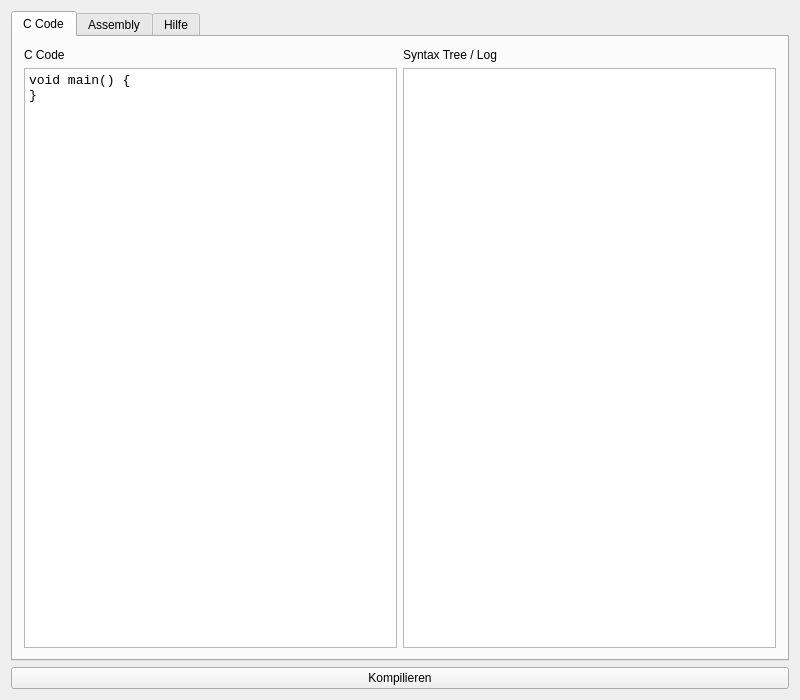
<?xml version="1.0" encoding="UTF-8"?>
<ui version="4.0">
 <class>MainWindow</class>
 <widget class="QMainWindow" name="MainWindow">
  <property name="geometry">
   <rect>
    <x>0</x>
    <y>0</y>
    <width>800</width>
    <height>700</height>
   </rect>
  </property>
  <property name="windowTitle">
   <string>MainWindow</string>
  </property>
  <widget class="QWidget" name="centralWidget">
   <layout class="QGridLayout" name="gridLayout_2">
    <item row="1" column="0">
     <layout class="QGridLayout" name="gridLayout_4">
      <item row="0" column="0">
       <widget class="QPushButton" name="compileButton">
        <property name="text">
         <string>Kompilieren</string>
        </property>
       </widget>
      </item>
     </layout>
    </item>
    <item row="0" column="0">
     <widget class="QTabWidget" name="tabWidget">
      <property name="tabPosition">
       <enum>QTabWidget::North</enum>
      </property>
      <property name="tabShape">
       <enum>QTabWidget::Rounded</enum>
      </property>
      <property name="currentIndex">
       <number>0</number>
      </property>
      <property name="elideMode">
       <enum>Qt::ElideNone</enum>
      </property>
      <widget class="QWidget" name="InputTab">
       <property name="sizePolicy">
        <sizepolicy hsizetype="Preferred" vsizetype="Preferred">
         <horstretch>0</horstretch>
         <verstretch>0</verstretch>
        </sizepolicy>
       </property>
       <attribute name="title">
        <string>C Code</string>
       </attribute>
       <layout class="QGridLayout" name="gridLayout_5">
        <item row="0" column="0">
         <widget class="QLabel" name="label_3">
          <property name="text">
           <string>C Code</string>
          </property>
         </widget>
        </item>
        <item row="0" column="1">
         <widget class="QLabel" name="label_4">
          <property name="text">
           <string>Syntax Tree / Log</string>
          </property>
         </widget>
        </item>
        <item row="1" column="0" colspan="2">
         <layout class="QHBoxLayout" name="horizontalLayout_2">
          <item>
           <widget class="QPlainTextEdit" name="codeEdit">
            <property name="font">
             <font>
              <family>Monospace</family>
              <pointsize>10</pointsize>
             </font>
            </property>
            <property name="readOnly">
             <bool>false</bool>
            </property>
            <property name="plainText">
             <string>void main() {
}
</string>
            </property>
            <property name="tabStopWidth">
             <number>40</number>
            </property>
           </widget>
          </item>
          <item>
           <widget class="QPlainTextEdit" name="syntaxTreeEdit">
            <property name="font">
             <font>
              <family>Monospace</family>
              <pointsize>10</pointsize>
             </font>
            </property>
            <property name="readOnly">
             <bool>true</bool>
            </property>
            <property name="tabStopWidth">
             <number>40</number>
            </property>
           </widget>
          </item>
         </layout>
        </item>
       </layout>
      </widget>
      <widget class="QWidget" name="AssemblyTab">
       <attribute name="title">
        <string>Assembly</string>
       </attribute>
       <layout class="QGridLayout" name="gridLayout">
        <item row="1" column="0" colspan="2">
         <layout class="QGridLayout" name="gridLayout_6">
          <item row="0" column="2">
           <widget class="QLabel" name="label_2">
            <property name="sizePolicy">
             <sizepolicy hsizetype="Preferred" vsizetype="Preferred">
              <horstretch>0</horstretch>
              <verstretch>0</verstretch>
             </sizepolicy>
            </property>
            <property name="text">
             <string>Binärcode</string>
            </property>
           </widget>
          </item>
          <item row="1" column="2">
           <widget class="QPlainTextEdit" name="binaryEdit">
            <property name="font">
             <font>
              <family>Monospace</family>
              <pointsize>10</pointsize>
             </font>
            </property>
            <property name="readOnly">
             <bool>false</bool>
            </property>
            <property name="tabStopWidth">
             <number>40</number>
            </property>
           </widget>
          </item>
          <item row="0" column="0">
           <widget class="QLabel" name="label">
            <property name="sizePolicy">
             <sizepolicy hsizetype="Expanding" vsizetype="Preferred">
              <horstretch>0</horstretch>
              <verstretch>0</verstretch>
             </sizepolicy>
            </property>
            <property name="text">
             <string>Assembly</string>
            </property>
           </widget>
          </item>
          <item row="0" column="1">
           <widget class="QLabel" name="label_5">
            <property name="sizePolicy">
             <sizepolicy hsizetype="Expanding" vsizetype="Preferred">
              <horstretch>0</horstretch>
              <verstretch>0</verstretch>
             </sizepolicy>
            </property>
            <property name="text">
             <string/>
            </property>
           </widget>
          </item>
          <item row="1" column="0" colspan="2">
           <widget class="QPlainTextEdit" name="assemblyEdit">
            <property name="font">
             <font>
              <family>Monospace</family>
              <pointsize>10</pointsize>
             </font>
            </property>
            <property name="readOnly">
             <bool>false</bool>
            </property>
            <property name="tabStopWidth">
             <number>40</number>
            </property>
           </widget>
          </item>
         </layout>
        </item>
       </layout>
      </widget>
      <widget class="QWidget" name="InfoTab">
       <attribute name="title">
        <string>Hilfe</string>
       </attribute>
       <layout class="QGridLayout" name="gridLayout_3">
        <item row="0" column="0">
         <widget class="QGroupBox" name="groupBox_2">
          <property name="sizePolicy">
           <sizepolicy hsizetype="Preferred" vsizetype="Maximum">
            <horstretch>0</horstretch>
            <verstretch>0</verstretch>
           </sizepolicy>
          </property>
          <property name="title">
           <string>Typen</string>
          </property>
          <layout class="QGridLayout" name="gridLayout_9">
           <item row="0" column="0">
            <widget class="QLabel" name="label_20">
             <property name="sizePolicy">
              <sizepolicy hsizetype="Fixed" vsizetype="Preferred">
               <horstretch>0</horstretch>
               <verstretch>0</verstretch>
              </sizepolicy>
             </property>
             <property name="minimumSize">
              <size>
               <width>200</width>
               <height>0</height>
              </size>
             </property>
             <property name="text">
              <string>Main Funktion:</string>
             </property>
            </widget>
           </item>
           <item row="1" column="0">
            <widget class="QLabel" name="label_18">
             <property name="sizePolicy">
              <sizepolicy hsizetype="Fixed" vsizetype="Preferred">
               <horstretch>0</horstretch>
               <verstretch>0</verstretch>
              </sizepolicy>
             </property>
             <property name="minimumSize">
              <size>
               <width>200</width>
               <height>0</height>
              </size>
             </property>
             <property name="text">
              <string>Variablen:</string>
             </property>
            </widget>
           </item>
           <item row="0" column="2">
            <widget class="QLabel" name="label_21">
             <property name="sizePolicy">
              <sizepolicy hsizetype="Expanding" vsizetype="Preferred">
               <horstretch>0</horstretch>
               <verstretch>0</verstretch>
              </sizepolicy>
             </property>
             <property name="font">
              <font>
               <family>Monospace</family>
               <pointsize>10</pointsize>
               <weight>75</weight>
               <bold>true</bold>
              </font>
             </property>
             <property name="text">
              <string>void</string>
             </property>
            </widget>
           </item>
           <item row="1" column="2">
            <widget class="QLabel" name="label_19">
             <property name="sizePolicy">
              <sizepolicy hsizetype="Expanding" vsizetype="Preferred">
               <horstretch>0</horstretch>
               <verstretch>0</verstretch>
              </sizepolicy>
             </property>
             <property name="font">
              <font>
               <family>Monospace</family>
               <pointsize>10</pointsize>
               <weight>75</weight>
               <bold>true</bold>
              </font>
             </property>
             <property name="text">
              <string>char</string>
             </property>
            </widget>
           </item>
          </layout>
         </widget>
        </item>
        <item row="3" column="0" colspan="2">
         <widget class="QGroupBox" name="groupBox_3">
          <property name="sizePolicy">
           <sizepolicy hsizetype="Preferred" vsizetype="Maximum">
            <horstretch>0</horstretch>
            <verstretch>0</verstretch>
           </sizepolicy>
          </property>
          <property name="title">
           <string>Operationen</string>
          </property>
          <layout class="QGridLayout" name="gridLayout_10">
           <item row="3" column="3">
            <widget class="QLabel" name="label_34">
             <property name="sizePolicy">
              <sizepolicy hsizetype="Fixed" vsizetype="Preferred">
               <horstretch>0</horstretch>
               <verstretch>0</verstretch>
              </sizepolicy>
             </property>
             <property name="minimumSize">
              <size>
               <width>200</width>
               <height>0</height>
              </size>
             </property>
             <property name="font">
              <font>
               <italic>true</italic>
              </font>
             </property>
             <property name="text">
              <string>3 Befehle</string>
             </property>
            </widget>
           </item>
           <item row="6" column="3">
            <widget class="QLabel" name="label_41">
             <property name="sizePolicy">
              <sizepolicy hsizetype="Fixed" vsizetype="Preferred">
               <horstretch>0</horstretch>
               <verstretch>0</verstretch>
              </sizepolicy>
             </property>
             <property name="minimumSize">
              <size>
               <width>200</width>
               <height>0</height>
              </size>
             </property>
             <property name="font">
              <font>
               <italic>true</italic>
              </font>
             </property>
             <property name="text">
              <string>5 Befehle (TEMP)</string>
             </property>
            </widget>
           </item>
           <item row="2" column="2">
            <widget class="QLabel" name="label_25">
             <property name="font">
              <font>
               <family>Monospace</family>
               <pointsize>10</pointsize>
               <weight>75</weight>
               <bold>true</bold>
              </font>
             </property>
             <property name="text">
              <string>x++</string>
             </property>
            </widget>
           </item>
           <item row="1" column="2">
            <widget class="QLabel" name="label_23">
             <property name="font">
              <font>
               <family>Monospace</family>
               <pointsize>10</pointsize>
               <weight>75</weight>
               <bold>true</bold>
              </font>
             </property>
             <property name="text">
              <string>x + y</string>
             </property>
            </widget>
           </item>
           <item row="6" column="2">
            <widget class="QLabel" name="label_40">
             <property name="font">
              <font>
               <family>Monospace</family>
               <pointsize>10</pointsize>
               <weight>75</weight>
               <bold>true</bold>
              </font>
             </property>
             <property name="text">
              <string>x &amp; y</string>
             </property>
            </widget>
           </item>
           <item row="6" column="1">
            <widget class="QLabel" name="label_39">
             <property name="sizePolicy">
              <sizepolicy hsizetype="Fixed" vsizetype="Preferred">
               <horstretch>0</horstretch>
               <verstretch>0</verstretch>
              </sizepolicy>
             </property>
             <property name="minimumSize">
              <size>
               <width>200</width>
               <height>0</height>
              </size>
             </property>
             <property name="text">
              <string>Und Verknüpfung:</string>
             </property>
            </widget>
           </item>
           <item row="1" column="1">
            <widget class="QLabel" name="label_22">
             <property name="sizePolicy">
              <sizepolicy hsizetype="Fixed" vsizetype="Preferred">
               <horstretch>0</horstretch>
               <verstretch>0</verstretch>
              </sizepolicy>
             </property>
             <property name="minimumSize">
              <size>
               <width>200</width>
               <height>0</height>
              </size>
             </property>
             <property name="text">
              <string>Addition:</string>
             </property>
            </widget>
           </item>
           <item row="3" column="2">
            <widget class="QLabel" name="label_27">
             <property name="font">
              <font>
               <family>Monospace</family>
               <pointsize>10</pointsize>
               <weight>75</weight>
               <bold>true</bold>
              </font>
             </property>
             <property name="text">
              <string>x - y</string>
             </property>
            </widget>
           </item>
           <item row="3" column="1">
            <widget class="QLabel" name="label_26">
             <property name="sizePolicy">
              <sizepolicy hsizetype="Fixed" vsizetype="Preferred">
               <horstretch>0</horstretch>
               <verstretch>0</verstretch>
              </sizepolicy>
             </property>
             <property name="minimumSize">
              <size>
               <width>200</width>
               <height>0</height>
              </size>
             </property>
             <property name="text">
              <string>Subtraktion:</string>
             </property>
            </widget>
           </item>
           <item row="5" column="1">
            <widget class="QLabel" name="label_30">
             <property name="sizePolicy">
              <sizepolicy hsizetype="Fixed" vsizetype="Preferred">
               <horstretch>0</horstretch>
               <verstretch>0</verstretch>
              </sizepolicy>
             </property>
             <property name="minimumSize">
              <size>
               <width>200</width>
               <height>0</height>
              </size>
             </property>
             <property name="text">
              <string>Oder Verknüpfung:</string>
             </property>
            </widget>
           </item>
           <item row="4" column="1">
            <widget class="QLabel" name="label_28">
             <property name="sizePolicy">
              <sizepolicy hsizetype="Fixed" vsizetype="Preferred">
               <horstretch>0</horstretch>
               <verstretch>0</verstretch>
              </sizepolicy>
             </property>
             <property name="minimumSize">
              <size>
               <width>200</width>
               <height>0</height>
              </size>
             </property>
             <property name="text">
              <string>Decrement:</string>
             </property>
            </widget>
           </item>
           <item row="4" column="2">
            <widget class="QLabel" name="label_29">
             <property name="font">
              <font>
               <family>Monospace</family>
               <pointsize>10</pointsize>
               <weight>75</weight>
               <bold>true</bold>
              </font>
             </property>
             <property name="text">
              <string>x--</string>
             </property>
            </widget>
           </item>
           <item row="1" column="3">
            <widget class="QLabel" name="label_32">
             <property name="sizePolicy">
              <sizepolicy hsizetype="Fixed" vsizetype="Preferred">
               <horstretch>0</horstretch>
               <verstretch>0</verstretch>
              </sizepolicy>
             </property>
             <property name="minimumSize">
              <size>
               <width>200</width>
               <height>0</height>
              </size>
             </property>
             <property name="font">
              <font>
               <italic>true</italic>
              </font>
             </property>
             <property name="text">
              <string>3 Befehle</string>
             </property>
            </widget>
           </item>
           <item row="5" column="2">
            <widget class="QLabel" name="label_31">
             <property name="font">
              <font>
               <family>Monospace</family>
               <pointsize>10</pointsize>
               <weight>75</weight>
               <bold>true</bold>
              </font>
             </property>
             <property name="text">
              <string>x | y</string>
             </property>
            </widget>
           </item>
           <item row="2" column="1">
            <widget class="QLabel" name="label_24">
             <property name="sizePolicy">
              <sizepolicy hsizetype="Fixed" vsizetype="Preferred">
               <horstretch>0</horstretch>
               <verstretch>0</verstretch>
              </sizepolicy>
             </property>
             <property name="minimumSize">
              <size>
               <width>200</width>
               <height>0</height>
              </size>
             </property>
             <property name="text">
              <string>Increment:</string>
             </property>
            </widget>
           </item>
           <item row="2" column="3">
            <widget class="QLabel" name="label_33">
             <property name="sizePolicy">
              <sizepolicy hsizetype="Fixed" vsizetype="Preferred">
               <horstretch>0</horstretch>
               <verstretch>0</verstretch>
              </sizepolicy>
             </property>
             <property name="minimumSize">
              <size>
               <width>200</width>
               <height>0</height>
              </size>
             </property>
             <property name="font">
              <font>
               <italic>true</italic>
              </font>
             </property>
             <property name="text">
              <string>3 Befehle</string>
             </property>
            </widget>
           </item>
           <item row="4" column="3">
            <widget class="QLabel" name="label_35">
             <property name="sizePolicy">
              <sizepolicy hsizetype="Fixed" vsizetype="Preferred">
               <horstretch>0</horstretch>
               <verstretch>0</verstretch>
              </sizepolicy>
             </property>
             <property name="minimumSize">
              <size>
               <width>200</width>
               <height>0</height>
              </size>
             </property>
             <property name="font">
              <font>
               <italic>true</italic>
              </font>
             </property>
             <property name="text">
              <string>3 Befehle</string>
             </property>
            </widget>
           </item>
           <item row="5" column="3">
            <widget class="QLabel" name="label_36">
             <property name="sizePolicy">
              <sizepolicy hsizetype="Fixed" vsizetype="Preferred">
               <horstretch>0</horstretch>
               <verstretch>0</verstretch>
              </sizepolicy>
             </property>
             <property name="minimumSize">
              <size>
               <width>200</width>
               <height>0</height>
              </size>
             </property>
             <property name="font">
              <font>
               <italic>true</italic>
              </font>
             </property>
             <property name="text">
              <string>7 Befehle (TEMP)</string>
             </property>
            </widget>
           </item>
          </layout>
         </widget>
        </item>
        <item row="2" column="0">
         <widget class="QGroupBox" name="groupBox">
          <property name="sizePolicy">
           <sizepolicy hsizetype="Preferred" vsizetype="Maximum">
            <horstretch>0</horstretch>
            <verstretch>0</verstretch>
           </sizepolicy>
          </property>
          <property name="title">
           <string>Funktionen</string>
          </property>
          <layout class="QGridLayout" name="gridLayout_7">
           <item row="1" column="2">
            <widget class="QLabel" name="label_37">
             <property name="sizePolicy">
              <sizepolicy hsizetype="Fixed" vsizetype="Preferred">
               <horstretch>0</horstretch>
               <verstretch>0</verstretch>
              </sizepolicy>
             </property>
             <property name="minimumSize">
              <size>
               <width>200</width>
               <height>0</height>
              </size>
             </property>
             <property name="font">
              <font>
               <italic>true</italic>
              </font>
             </property>
             <property name="text">
              <string>2 Befehle (TEMP)</string>
             </property>
            </widget>
           </item>
           <item row="1" column="1">
            <widget class="QLabel" name="label_9">
             <property name="sizePolicy">
              <sizepolicy hsizetype="Preferred" vsizetype="Preferred">
               <horstretch>0</horstretch>
               <verstretch>0</verstretch>
              </sizepolicy>
             </property>
             <property name="font">
              <font>
               <family>Monospace</family>
               <pointsize>10</pointsize>
               <weight>75</weight>
               <bold>true</bold>
              </font>
             </property>
             <property name="text">
              <string>char in()</string>
             </property>
            </widget>
           </item>
           <item row="1" column="0">
            <widget class="QLabel" name="label_10">
             <property name="sizePolicy">
              <sizepolicy hsizetype="Fixed" vsizetype="Preferred">
               <horstretch>0</horstretch>
               <verstretch>0</verstretch>
              </sizepolicy>
             </property>
             <property name="minimumSize">
              <size>
               <width>200</width>
               <height>0</height>
              </size>
             </property>
             <property name="text">
              <string>Input:</string>
             </property>
            </widget>
           </item>
           <item row="0" column="0">
            <widget class="QLabel" name="label_7">
             <property name="sizePolicy">
              <sizepolicy hsizetype="Fixed" vsizetype="Preferred">
               <horstretch>0</horstretch>
               <verstretch>0</verstretch>
              </sizepolicy>
             </property>
             <property name="minimumSize">
              <size>
               <width>200</width>
               <height>0</height>
              </size>
             </property>
             <property name="text">
              <string>Basisfunktion:</string>
             </property>
            </widget>
           </item>
           <item row="2" column="1">
            <widget class="QLabel" name="label_11">
             <property name="sizePolicy">
              <sizepolicy hsizetype="Preferred" vsizetype="Preferred">
               <horstretch>0</horstretch>
               <verstretch>0</verstretch>
              </sizepolicy>
             </property>
             <property name="font">
              <font>
               <family>Monospace</family>
               <pointsize>10</pointsize>
               <weight>75</weight>
               <bold>true</bold>
              </font>
             </property>
             <property name="text">
              <string>void out(char)</string>
             </property>
            </widget>
           </item>
           <item row="0" column="1">
            <widget class="QLabel" name="label_6">
             <property name="sizePolicy">
              <sizepolicy hsizetype="Preferred" vsizetype="Preferred">
               <horstretch>0</horstretch>
               <verstretch>0</verstretch>
              </sizepolicy>
             </property>
             <property name="font">
              <font>
               <family>Monospace</family>
               <pointsize>10</pointsize>
               <weight>75</weight>
               <bold>true</bold>
              </font>
             </property>
             <property name="text">
              <string>void main() {}</string>
             </property>
            </widget>
           </item>
           <item row="2" column="0">
            <widget class="QLabel" name="label_8">
             <property name="sizePolicy">
              <sizepolicy hsizetype="Fixed" vsizetype="Preferred">
               <horstretch>0</horstretch>
               <verstretch>0</verstretch>
              </sizepolicy>
             </property>
             <property name="minimumSize">
              <size>
               <width>200</width>
               <height>0</height>
              </size>
             </property>
             <property name="text">
              <string>Output:</string>
             </property>
            </widget>
           </item>
           <item row="2" column="2">
            <widget class="QLabel" name="label_42">
             <property name="sizePolicy">
              <sizepolicy hsizetype="Fixed" vsizetype="Preferred">
               <horstretch>0</horstretch>
               <verstretch>0</verstretch>
              </sizepolicy>
             </property>
             <property name="minimumSize">
              <size>
               <width>200</width>
               <height>0</height>
              </size>
             </property>
             <property name="font">
              <font>
               <italic>true</italic>
              </font>
             </property>
             <property name="text">
              <string>2 Befehle</string>
             </property>
            </widget>
           </item>
          </layout>
         </widget>
        </item>
        <item row="4" column="0">
         <widget class="QGroupBox" name="groupBox_5">
          <property name="title">
           <string>Schleifen / Abfragen</string>
          </property>
          <layout class="QGridLayout" name="gridLayout_11">
           <item row="0" column="1">
            <widget class="QLabel" name="label_44">
             <property name="font">
              <font>
               <family>Monospace</family>
               <pointsize>10</pointsize>
               <weight>75</weight>
               <bold>true</bold>
              </font>
             </property>
             <property name="text">
              <string>for (&lt;&lt;init&gt;&gt; ; &lt;&lt;cond&gt;&gt; ; &lt;&lt;next&gt;&gt;) {}</string>
             </property>
            </widget>
           </item>
           <item row="3" column="1">
            <widget class="QLabel" name="label_47">
             <property name="font">
              <font>
               <family>Monospace</family>
               <pointsize>10</pointsize>
               <weight>75</weight>
               <bold>true</bold>
              </font>
             </property>
             <property name="text">
              <string>if (&lt;&lt;cond&gt;&gt;) {}</string>
             </property>
            </widget>
           </item>
           <item row="0" column="0">
            <widget class="QLabel" name="label_43">
             <property name="sizePolicy">
              <sizepolicy hsizetype="Fixed" vsizetype="Preferred">
               <horstretch>0</horstretch>
               <verstretch>0</verstretch>
              </sizepolicy>
             </property>
             <property name="minimumSize">
              <size>
               <width>200</width>
               <height>0</height>
              </size>
             </property>
             <property name="text">
              <string>for</string>
             </property>
            </widget>
           </item>
           <item row="4" column="1">
            <widget class="QLabel" name="label_49">
             <property name="font">
              <font>
               <family>Monospace</family>
               <pointsize>10</pointsize>
               <weight>75</weight>
               <bold>true</bold>
              </font>
             </property>
             <property name="text">
              <string>if (&lt;&lt;cond&gt;&gt;) {} else {}</string>
             </property>
            </widget>
           </item>
           <item row="5" column="1">
            <widget class="QLabel" name="label_50">
             <property name="font">
              <font>
               <family>Monospace</family>
               <pointsize>10</pointsize>
               <weight>75</weight>
               <bold>true</bold>
              </font>
             </property>
             <property name="text">
              <string>if (&lt;&lt;cond&gt;&gt;) {} else { if ... }</string>
             </property>
            </widget>
           </item>
           <item row="3" column="2" rowspan="3">
            <widget class="QLabel" name="label_48">
             <property name="sizePolicy">
              <sizepolicy hsizetype="Fixed" vsizetype="Preferred">
               <horstretch>0</horstretch>
               <verstretch>0</verstretch>
              </sizepolicy>
             </property>
             <property name="minimumSize">
              <size>
               <width>200</width>
               <height>0</height>
              </size>
             </property>
             <property name="font">
              <font>
               <italic>true</italic>
              </font>
             </property>
             <property name="text">
              <string>Condition &lt;, &gt;, ==</string>
             </property>
            </widget>
           </item>
           <item row="3" column="0" rowspan="3">
            <widget class="QLabel" name="label_46">
             <property name="sizePolicy">
              <sizepolicy hsizetype="Fixed" vsizetype="Preferred">
               <horstretch>0</horstretch>
               <verstretch>0</verstretch>
              </sizepolicy>
             </property>
             <property name="minimumSize">
              <size>
               <width>200</width>
               <height>0</height>
              </size>
             </property>
             <property name="text">
              <string>if / else</string>
             </property>
            </widget>
           </item>
           <item row="1" column="0">
            <widget class="QLabel" name="label_12">
             <property name="text">
              <string>while</string>
             </property>
            </widget>
           </item>
           <item row="1" column="1">
            <widget class="QLabel" name="label_13">
             <property name="font">
              <font>
               <family>Monospace</family>
               <pointsize>10</pointsize>
               <weight>75</weight>
               <bold>true</bold>
              </font>
             </property>
             <property name="text">
              <string>while (&lt;&lt;cond&gt;&gt;) {}</string>
             </property>
            </widget>
           </item>
           <item row="2" column="0">
            <widget class="QLabel" name="label_14">
             <property name="text">
              <string>do while</string>
             </property>
            </widget>
           </item>
           <item row="2" column="1">
            <widget class="QLabel" name="label_15">
             <property name="font">
              <font>
               <family>Monospace</family>
               <pointsize>10</pointsize>
               <weight>75</weight>
               <bold>true</bold>
              </font>
             </property>
             <property name="text">
              <string>do {} while(&lt;&lt;cond&gt;&gt;)</string>
             </property>
            </widget>
           </item>
           <item row="0" column="2" rowspan="3">
            <widget class="QLabel" name="label_45">
             <property name="sizePolicy">
              <sizepolicy hsizetype="Fixed" vsizetype="Preferred">
               <horstretch>0</horstretch>
               <verstretch>0</verstretch>
              </sizepolicy>
             </property>
             <property name="minimumSize">
              <size>
               <width>200</width>
               <height>0</height>
              </size>
             </property>
             <property name="font">
              <font>
               <italic>true</italic>
              </font>
             </property>
             <property name="text">
              <string>Condition nur &lt; und &gt;</string>
             </property>
            </widget>
           </item>
          </layout>
         </widget>
        </item>
        <item row="5" column="0">
         <widget class="QLabel" name="label_38">
          <property name="sizePolicy">
           <sizepolicy hsizetype="Preferred" vsizetype="Maximum">
            <horstretch>0</horstretch>
            <verstretch>0</verstretch>
           </sizepolicy>
          </property>
          <property name="font">
           <font>
            <italic>true</italic>
           </font>
          </property>
          <property name="text">
           <string>Die mit TEMP gekennzeichneten Operationen und Funktionen verwenden einen Zwischenspeicher. Es sollte nur eine die Operationen pro C Instruktion verwendet werden.</string>
          </property>
          <property name="wordWrap">
           <bool>true</bool>
          </property>
         </widget>
        </item>
       </layout>
      </widget>
     </widget>
    </item>
   </layout>
  </widget>
 </widget>
 <layoutdefault spacing="6" margin="11"/>
 <resources/>
 <connections>
  <connection>
   <sender>compileButton</sender>
   <signal>clicked()</signal>
   <receiver>MainWindow</receiver>
   <slot>compileAction()</slot>
   <hints>
    <hint type="sourcelabel">
     <x>300</x>
     <y>577</y>
    </hint>
    <hint type="destinationlabel">
     <x>317</x>
     <y>642</y>
    </hint>
   </hints>
  </connection>
 </connections>
 <slots>
  <slot>openAction()</slot>
  <slot>compileAction()</slot>
  <slot>saveAssemblyAction()</slot>
  <slot>saveBinaryAction()</slot>
 </slots>
</ui>
